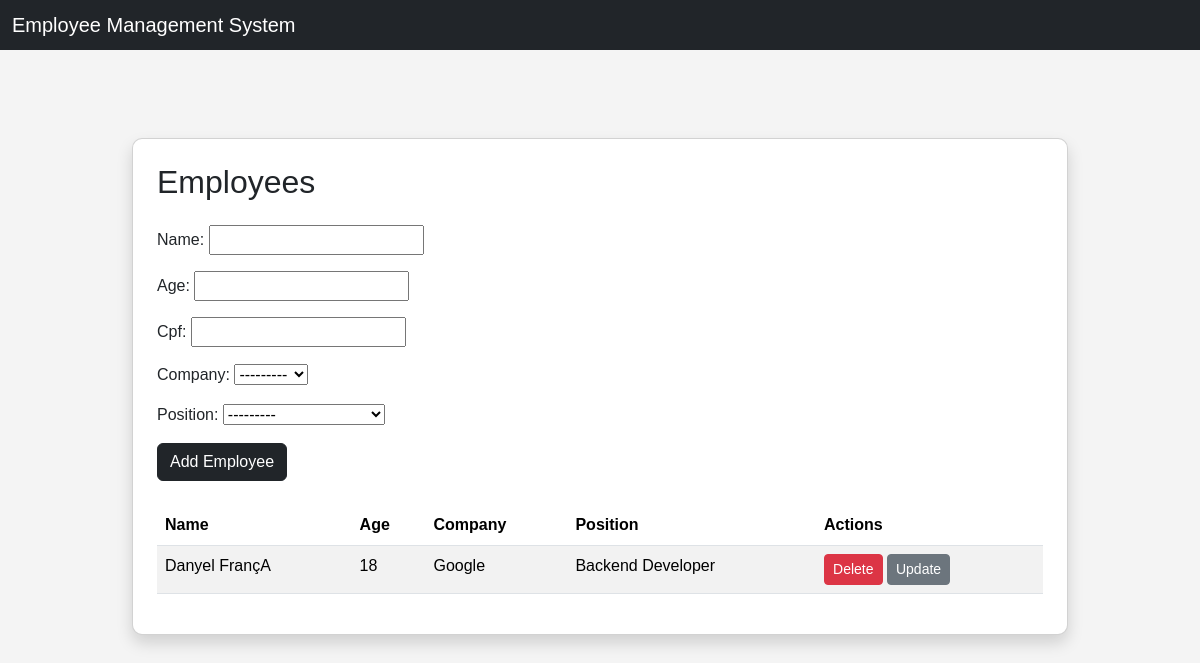
Before: / with the older database file.
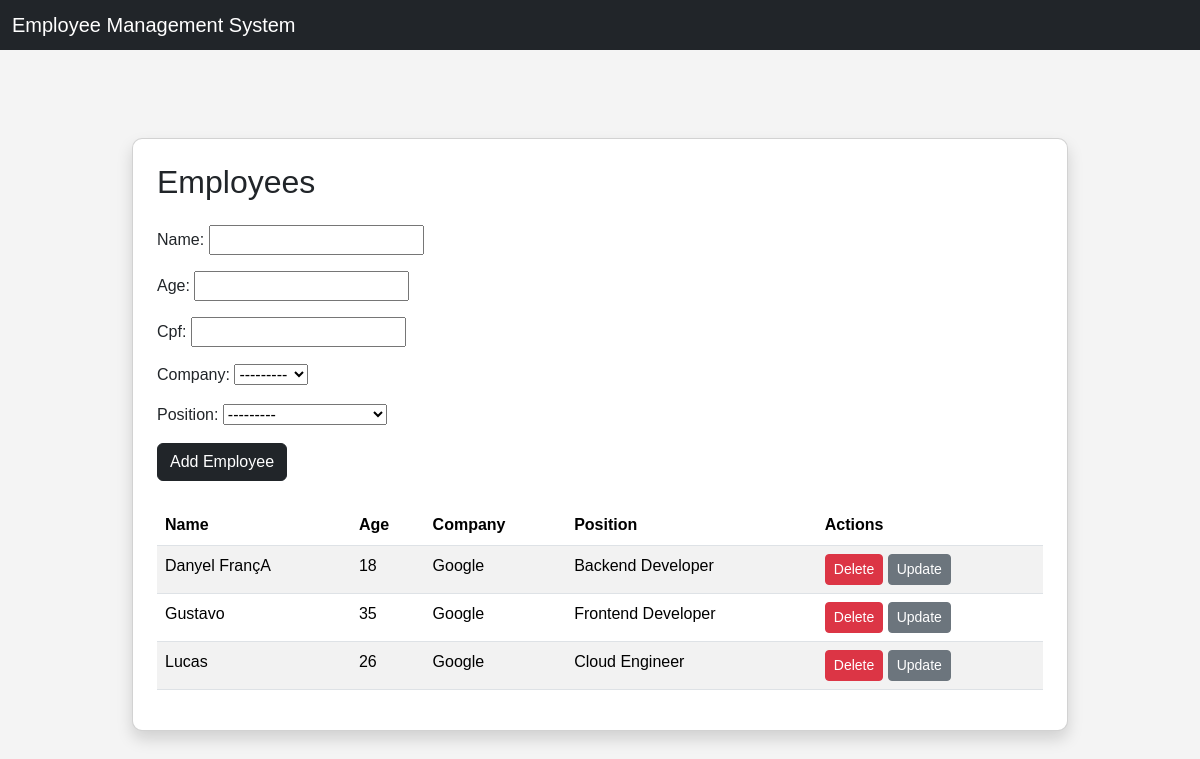
After: the same page with the newer database file.
### employees/models.py (models this page shows, shortened)
class Company(models.Model):
    name = models.CharField(max_length=100)
    cnpj = models.CharField(max_length=14, unique=True)
    def __str__(self):
        return self.name

class Employee(models.Model):
    name = models.CharField(max_length=100)
    age = models.IntegerField()
    cpf = models.CharField(max_length=11, unique=True)
    company = models.ForeignKey(
        Company,
        on_delete=models.CASCADE
    )
    position = models.ForeignKey(
        Position,
        on_delete=models.CASCADE
    )

class Position(models.Model):
    title = models.CharField(max_length=100)
    salary = models.DecimalField(max_digits=10, decimal_places=2)
    def __str__(self):
        return self.title

### employees/views.py (the view)
# urls.py: path('', home, name='home'),
def home(request):
    employees = Employee.objects.all()
    form = EmployeeForm()
    if request.method == 'POST':
        form = EmployeeForm(request.POST)
        if form.is_valid():
            form.save()
            return redirect('home')
    context = {
        'employees': employees,
        'form': form
    }
    return render(request, 'employees/home.html', context)

### employees/forms.py
class EmployeeForm(forms.ModelForm):
    class Meta:
        model = Employee
        fields = [
            'name',
            'age',
            'cpf',
            'company',
            'position'
        ]

### employees/templates/employees/home.html (shortened to what this page needs)
{% load static %}
<!doctype html>
<html lang="en">
  <head>
    <link
      href="https://cdn.jsdelivr.net/npm/bootstrap@5.3.7/dist/css/bootstrap.min.css"
      rel="stylesheet"
    />
    <link rel="stylesheet" href="{% static 'employees/style.css' %}" />
  </head>
  <body>
    <nav class="navbar navbar-dark bg-dark">
      <div class="container-fluid">
        <span class="navbar-brand mb-0 h1"> Employee Management System </span>
      </div>
    </nav>
    <div class="container mt-5">
      <div class="card shadow p-4">
        <h2 class="mb-4">Employees</h2>
        <form method="POST" class="mb-4">
          {% csrf_token %} {{ form.as_p }}
          <button type="submit" class="btn btn-dark">Add Employee</button>
        </form>
        <table class="table table-striped">
          <thead>
            <tr>
              <th>Name</th>
              <th>Age</th>
              <th>Company</th>
              <th>Position</th>
              <th>Actions</th>
            </tr>
          </thead>
          <tbody>
            {% for employee in employees %}
            <tr>
              <td>{{ employee.name }}</td>
              <td>{{ employee.age }}</td>
              <td>{{ employee.company }}</td>
              <td>{{ employee.position }}</td>
              <td>
                <a
                  href="{% url 'delete_employee' employee.id %}"
                  class="btn btn-danger btn-sm"
                >
                  Delete
                </a>
                <a
                  href="{% url 'update_employee' employee.id %}"
                  class="btn btn-secondary btn-sm"
                >
                  Update
                </a>
              </td>
            </tr>
            {% empty %}
            <tr>
              <td colspan="4">No employees registered.</td>
            </tr>
            {% endfor %}
          </tbody>
        </table>
      </div>
    </div>
  </body>
</html>

### employees/static/employees/style.css (style rules this page uses)
body { font-family: Arial, sans-serif; background-color: #f4f4f4; margin: 0; padding: 0; }
.container { width: 80%; margin: auto; padding-top: 40px; }
.card { background: white; padding: 20px; border-radius: 10px; box-shadow: 0px 0px 10px rgba(0,0,0,0.1); }

Changed rows visible on the page:
added Employee: name "Gustavo", age "35", company "Google", position "Frontend Developer"
added Employee: name "Lucas", age "26", company "Google", position "Cloud Engineer"
